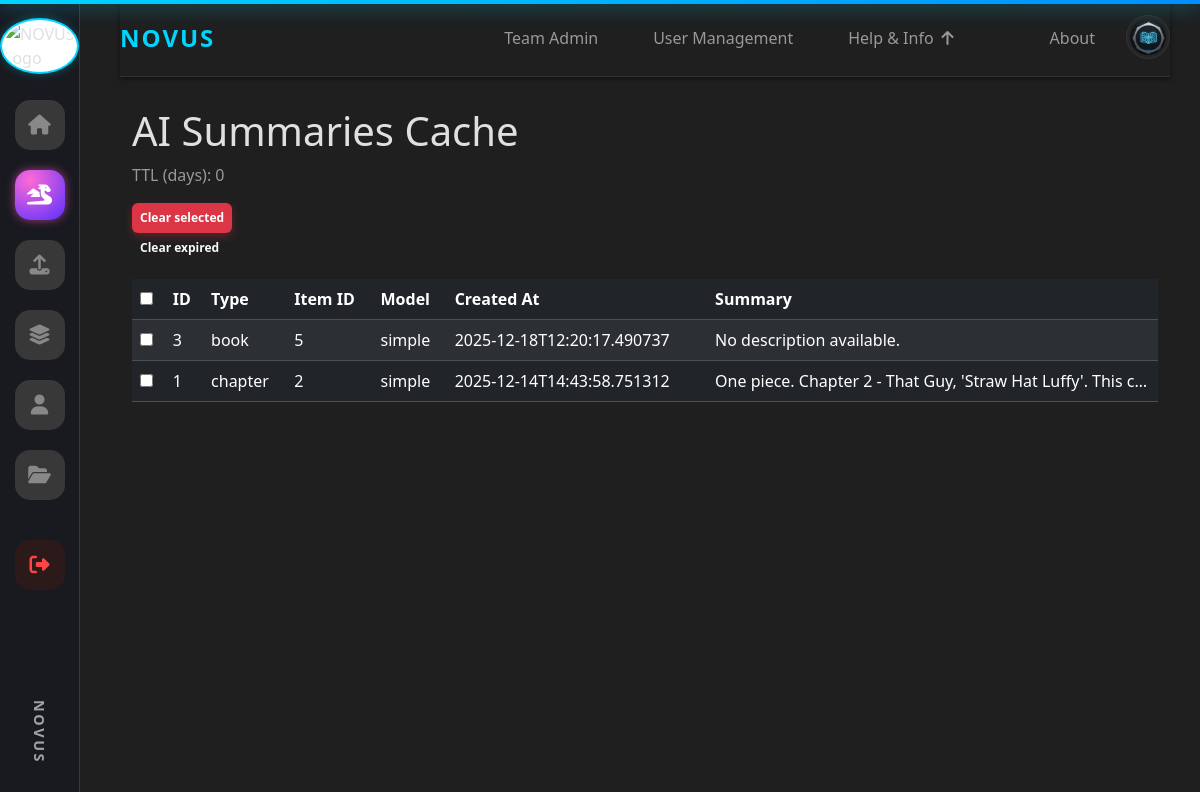
The app's page /admin/ai_summaries (signed in), older data.
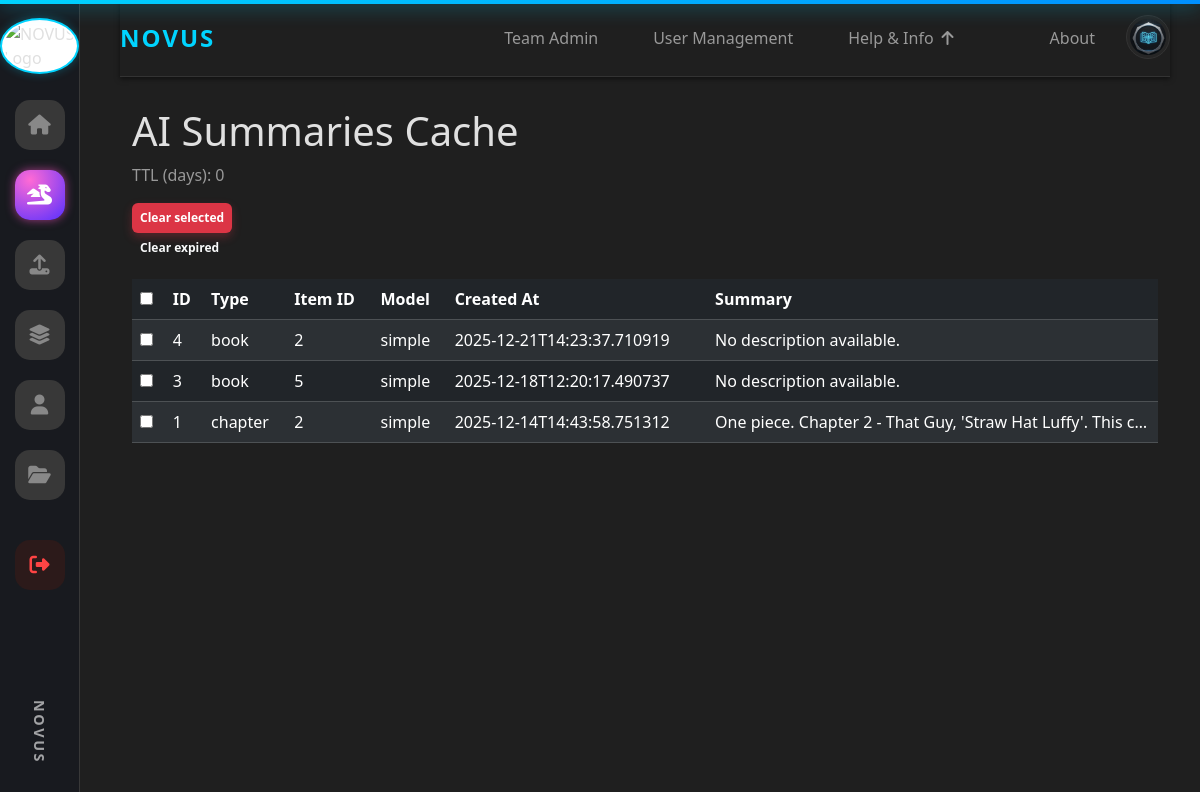
The same page, newer data.
### tables this page shows
CREATE TABLE ai_summaries (
            id INTEGER PRIMARY KEY,
            item_type TEXT,
            item_id INTEGER,
            summary TEXT,
            model TEXT,
            created_at TEXT,
            UNIQUE(item_type, item_id)
        );

### app.py (the view)
@app.route('/admin/ai_summaries')
@admin_required
def admin_ai_summaries():
    conn = get_conn()
    c = conn.cursor()
    c.execute("SELECT id, item_type, item_id, model, created_at, summary FROM ai_summaries ORDER BY created_at DESC")
    rows = c.fetchall()
    conn.close()
    ttl_days = int(os.environ.get('AI_SUMMARY_TTL_DAYS', '0') or '0')
    return render_template('admin_ai_summaries.html', rows=rows, ttl_days=ttl_days)

### app.py (called while the page is built)
def get_conn():
    return sqlite3.connect(DB_PATH)

@app.before_request
def check_banned():
    uid = session.get("user_id")
    if not uid:
        return
    conn = get_conn()
    c = conn.cursor()
    c.execute("SELECT COALESCE(is_banned,0), COALESCE(status,'active') FROM users WHERE id=?", (uid,))
    row = c.fetchone()
    conn.close()
    if row:
        is_banned, status = row
        if int(is_banned) == 1 or status == "banned":
            session.clear()
            flash("Your account has been banned.", "danger")
            return redirect(url_for("login"))

@app.context_processor
def inject_user_avatar():
    return {
        'user_avatar': session.get('avatar_url'),
        'user_id': session.get('user_id')
    }

def admin_required(f):
    @wraps(f)
    def wrapper(*args, **kwargs):
        if session.get("role") != "admin":
            flash("Admin access required.", "danger")
            return redirect(url_for("home"))
        return f(*args, **kwargs)
    return wrapper

### templates/admin_ai_summaries.html (shortened to what this page needs)
{% extends "base.html" %}
{% block content %}
<div class="container mt-4">
  <h1>AI Summaries Cache</h1>
  <p class="text-muted">TTL (days): {{ ttl_days }}</p>
  <div class="mb-3">
    <button id="clearSelected" class="btn btn-danger btn-sm">Clear selected</button>
    <button id="clearExpired" class="btn btn-outline-light btn-sm">Clear expired</button>
  </div>
  <table class="table table-dark table-striped">
    <thead>
      <tr>
        <th><input type="checkbox" id="chkAll" /></th>
        <th>ID</th>
        <th>Type</th>
        <th>Item ID</th>
        <th>Model</th>
        <th>Created At</th>
        <th>Summary</th>
      </tr>
    </thead>
    <tbody>
      {% for r in rows %}
      <tr data-id="{{ r[0] }}">
        <td><input class="rowChk" type="checkbox" value="{{ r[0] }}" /></td>
        <td>{{ r[0] }}</td>
        <td>{{ r[1] or '' }}</td>
        <td>{{ r[2] or '' }}</td>
        <td>{{ r[3] or '' }}</td>
        <td>{{ r[4] or '' }}</td>
        <td style="max-width:400px; white-space:nowrap; overflow:hidden; text-overflow:ellipsis">{{ r[5] or '' }}</td>
      </tr>
      {% else %}
      <tr><td colspan="7">No cached summaries found.</td></tr>
      {% endfor %}
    </tbody>
  </table>
</div>
{% endblock %}

Row changes from the older to the newer data that the page shows:
added ai_summaries: id "4", item_type "book", item "2", model "simple", created_at "2025-12-21T14:23:37.710919", summary "No description available."
